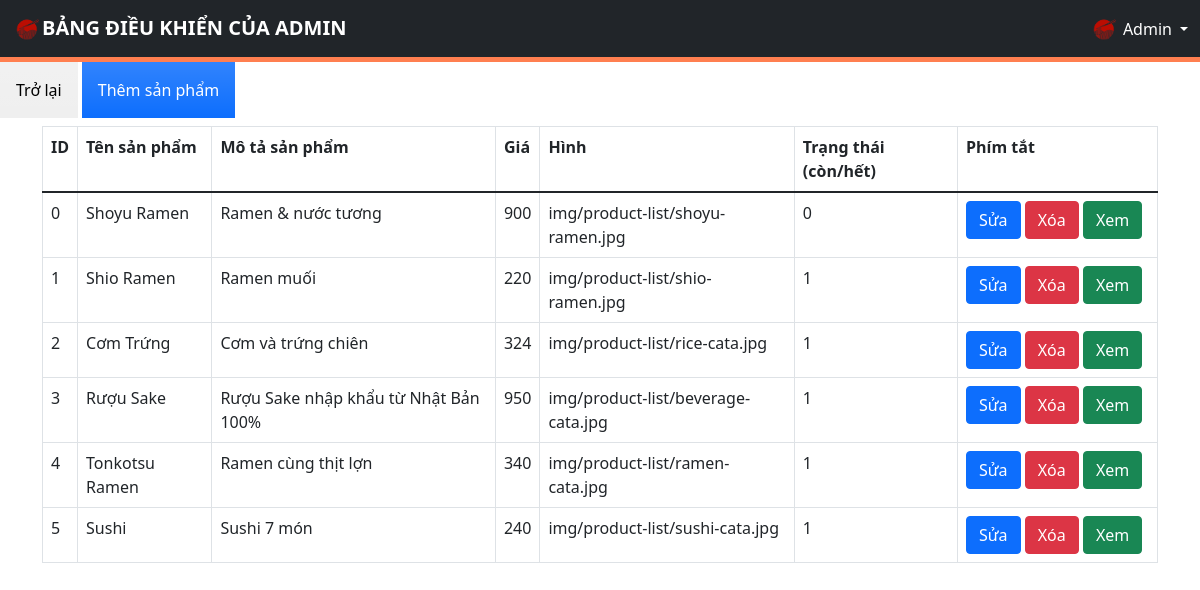
/admin/productManagement.php, run on the app's committed database.
### tables this page shows
CREATE TABLE `product` (
  `id` int(10) UNSIGNED NOT NULL,
  `name` varchar(100) NOT NULL,
  `description` text NOT NULL,
  `price` float UNSIGNED NOT NULL,
  `img_path` text NOT NULL,
  `status` tinyint(1) NOT NULL DEFAULT 1 COMMENT '0: hết hàng, 1: còn hàng'
);

### admin/productManagement.php (the view, shortened to what this page needs)
<!DOCTYPE html>
<html lang="en">
<head>
  <link href="https://cdnjs.cloudflare.com/ajax/libs/font-awesome/5.9.0/css/all.min.css" rel="stylesheet">
  <link href="https://cdn.jsdelivr.net/npm/bootstrap@5.1.3/dist/css/bootstrap.min.css" rel="stylesheet">
  <link rel="stylesheet" href="admin-styles/styles.css">
</head>
<body>
  <div>
    <?php $IPATH = $_SERVER["DOCUMENT_ROOT"]."/btl-web/admin/";
    include($IPATH."navbar.php");?>
  </div>
    <form method="post" action="productManagement.php">
      <a href="index.php"><input type="button" class="p-3 mb-2 bg-gray bg-gradient text-black" value="Trở lại"></a>
      <a href="newProduct.php"><input type="button" class="p-3 mb-2 bg-primary bg-gradient text-white" value="Thêm sản phẩm"></a>
    </form>
    <div class="container">
      <?php
        include('../config/config.php');
        echo "<table class='table table-bordered'>
                <tr>
                    <th>ID</th>
                    <th>Tên sản phẩm</th>
                    <th>Mô tả sản phẩm</th>
                    <th>Giá</th>
                    <th>Hình</th>
                    <th>Trạng thái (còn/hết)</th>
                    <th>Phím tắt</th>
                </tr>
                <tbody>";
        $sql = "SELECT * from product";
        $result = $conn->query($sql);
        if ($result->num_rows > 0) {
          while ($row = $result->fetch_assoc()) {
            $id = $row['id'];
            $name = $row['name'];
            $description = $row['description'];
            $price = $row['price'];
            $img_path = $row['img_path'];
            $status = $row['status'];
            echo "<tr>
                    <td>" . $id . "</td>
                    <td>" . $name . "</td>
                    <td>" . $description . "</td>
                    <td>" . $price . "</td>
                    <td>" . $img_path . "</td>
                    <td>" . $status . "</td>
                    <td class=\"btnn\">
                      <a href='editProduct.php?id=$id'
                        class='btn btn-primary m-r-1em' name='edit'>Sửa</a>
                      <a href='deleteProduct.php?id=$id' class='btn btn-danger'>Xóa</a>
                      <a href='../productInfo.php?prod_id=$id' class='btn btn-success'>Xem</a>
                    </td>
                  </tr>";
          }
          echo "</tbody></table>";
        }
      ?>
    </div>
</body>
</html>

### admin/admin-styles/styles.css (style rules this page uses)
:root { --color: #e74c3c; --border: 5px solid #e74c3c; --gray: #57606f; --bg: rgba(255, 255, 255, 0.3); }

### admin/admin-styles/adminButton.css (style rules this page uses)
* { margin: 0; padding: 0; box-sizing: border-box; outline: none; border: none; text-decoration: none; transition: 0.2s linear; }
:root { --color: #ff7f50; --border: 5px solid #ff7f50; --gray: #57606f; --bg: rgba(255, 255, 255, 0.3); }

### admin/productManagement.php (style rules this page uses)
.btnn { min-width: 200px; }

### data on the page
product: id "0", name "Shoyu Ramen", description "Ramen & nước tương", price "900", img_path "img/product-list/shoyu-ramen.jpg", status "0"
product: id "1", name "Shio Ramen", description "Ramen muối", price "220", img_path "img/product-list/shio-ramen.jpg", status "1"
product: id "2", name "Cơm Trứng", description "Cơm và trứng chiên", price "324", img_path "img/product-list/rice-cata.jpg", status "1"
product: id "3", name "Rượu Sake", description "Rượu Sake nhập khẩu từ Nhật Bản 100%", price "950", img_path "img/product-list/beverage-cata.jpg", status "1"
product: id "4", name "Tonkotsu Ramen", description "Ramen cùng thịt lợn", price "340", img_path "img/product-list/ramen-cata.jpg", status "1"
product: id "5", name "Sushi", description "Sushi 7 món", price "240", img_path "img/product-list/sushi-cata.jpg", status "1"
